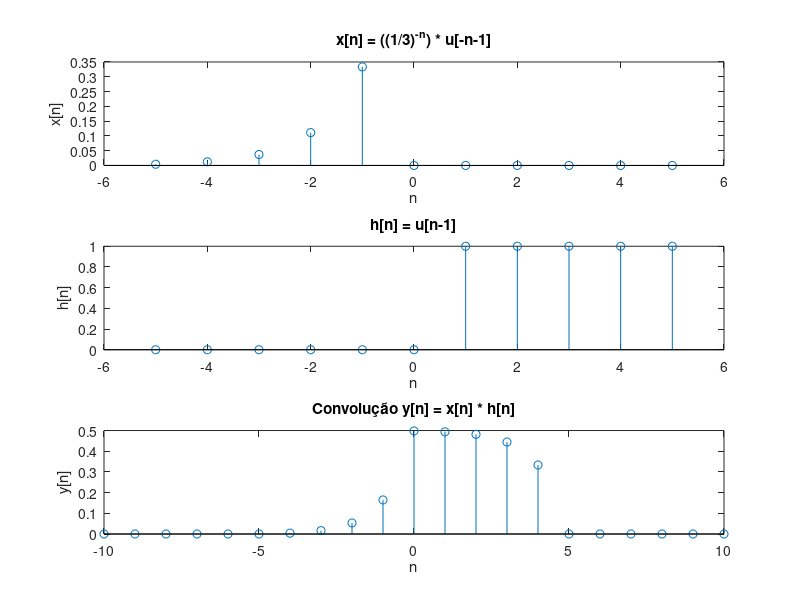

Reproduce this figure in MATLAB.
% Definir a função degrau unitário
u = @(n) double(n >= 0); % Retorna 1 se n >= 0, caso contrário, retorna 0

% Definir os sinais
n = -5:5; % Intervalo para n

% Definir x[n] = ((1/3)^-n) * u[-n-1]
x = ((1/3).^-n) .* u(-n-1); % Aplica a função degrau unitário a -n-1 e multiplica pelo termo ((1/3)^-n)

% Definir h[n] = u[n-1]
h = u(n-1); % Aplica a função degrau unitário a n-1

% Usar a função nativa conv para calcular a convolução
y_conv = conv(x, h);

% Definir o novo intervalo para a sequência convoluída
n_conv = (2 * -5):(2 * 5); % Novo intervalo para a sequência convoluída

% Plotar os sinais e o resultado da convolução
figure;
subplot(3, 1, 1);
stem(n, x);
title('x[n] = ((1/3)^{-n}) * u[-n-1]');
xlabel('n');
ylabel('x[n]');

subplot(3, 1, 2);
stem(n, h);
title('h[n] = u[n-1]');
xlabel('n');
ylabel('h[n]');

subplot(3, 1, 3);
stem(n_conv, y_conv);
title('Convolução y[n] = x[n] * h[n]');
xlabel('n');
ylabel('y[n]');

